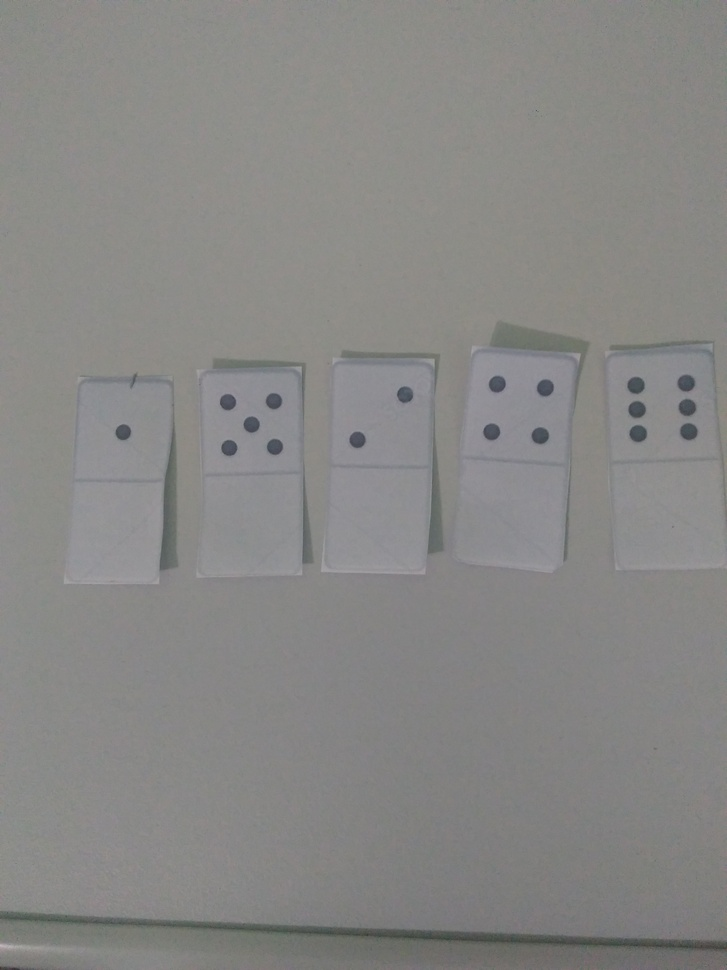
%> input picture outros/segunda.jpg, 727 x 970 px, shrunk from 2448 x 3264 before the run
$ octave projetopTesti.m   (GNU Octave 9; MATLAB toolbox functions it lacks are replaced by stand-ins)
%> lines starting %> are read from the running program, lines starting %| are printed output that depends on the picture; in (x1, y1, x2, y2) boxes, pixels count from 0 and x2, y2 are one past the last pixel; in counts of white or black regions, pixels touching at a corner belong together; the program's own positions count from 1
% Limpa a área
close all
clear all
clc

pkg image load

bw = imread ('segunda.jpg');
%> bw is the input picture: size 970x727x3 uint8; mean R, G, B 135.5, 135, 133.3
bw = im2bw(bw, graythresh(bw));
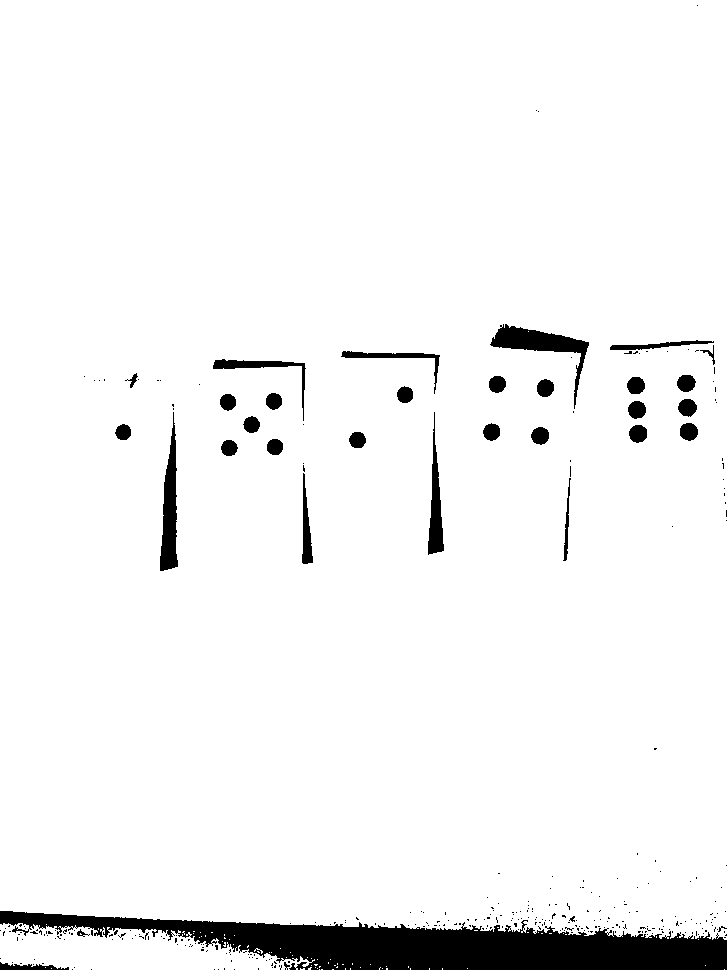
%> bw: size 970x727 logical; 95.1% white; 343 black regions (311 under 20 px), largest, box (x1, y1, x2, y2) and area: (0, 911, 727, 970) 22095, (490, 324, 589, 409) 1888, (160, 412, 178, 571) 1624
RBin = ~imfill(~bw, "holes");
%> RBin: size 970x727 logical; 95.1% white; 343 black regions (311 under 20 px), largest, box (x1, y1, x2, y2) and area: (0, 911, 727, 970) 22314, (490, 324, 589, 409) 1889, (160, 412, 178, 571) 1624
boundaries = bwboundaries (RBin);
%> boundaries = 394 boundaries; largest, box (x1, y1, x2, y2) and points: (0, 0, 727, 940) 3594, (0, 923, 312, 970) 939, (490, 324, 589, 409) 337, (160, 412, 178, 571) 330, (213, 359, 306, 421) 298
boundaries = cell2mat (boundaries);
imshow (RBin);
hold on
plot (boundaries(:,2), boundaries(:,1), '.g');
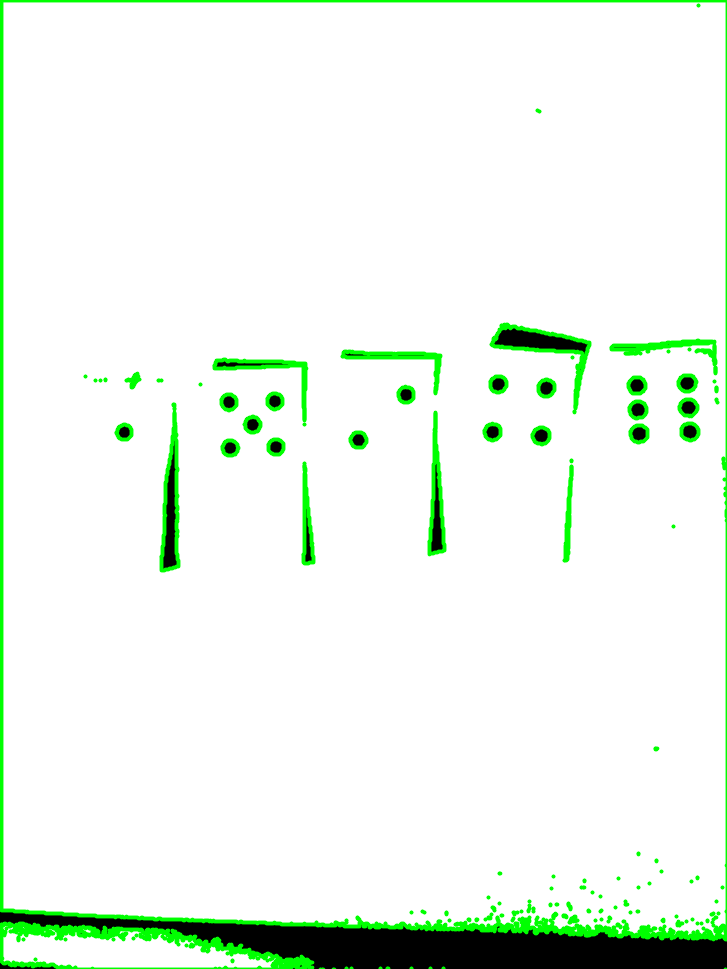
%> figure redrawn from the program's plot data
